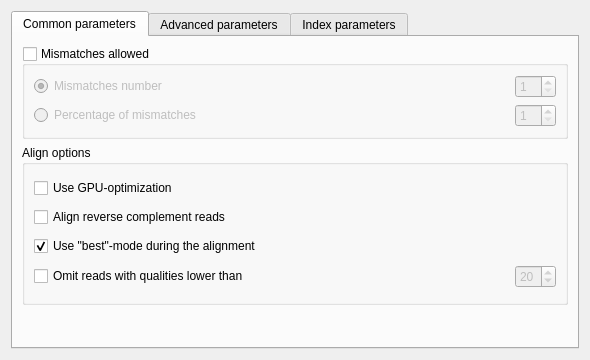
<?xml version="1.0" encoding="UTF-8"?>
<ui version="4.0">
 <class>GenomeAlignerSettings</class>
 <widget class="QWidget" name="GenomeAlignerSettings">
  <property name="geometry">
   <rect>
    <x>0</x>
    <y>0</y>
    <width>590</width>
    <height>360</height>
   </rect>
  </property>
  <property name="windowTitle">
   <string>Form</string>
  </property>
  <layout class="QVBoxLayout" name="verticalLayout_5">
   <item>
    <widget class="QTabWidget" name="tabWidget">
     <property name="sizePolicy">
      <sizepolicy hsizetype="Preferred" vsizetype="Preferred">
       <horstretch>0</horstretch>
       <verstretch>0</verstretch>
      </sizepolicy>
     </property>
     <property name="currentIndex">
      <number>0</number>
     </property>
     <widget class="QWidget" name="tab">
      <attribute name="title">
       <string>Common parameters</string>
      </attribute>
      <layout class="QVBoxLayout" name="verticalLayout_8">
       <item>
        <widget class="QGroupBox" name="groupBox_mismatches">
         <property name="toolTip">
          <string>Chech this box if mismatches between the reference sequence and the reads are allowed.</string>
         </property>
         <property name="title">
          <string>Mismatches allowed</string>
         </property>
         <property name="checkable">
          <bool>true</bool>
         </property>
         <property name="checked">
          <bool>false</bool>
         </property>
         <layout class="QVBoxLayout" name="verticalLayout">
          <item>
           <layout class="QGridLayout" name="gridLayout">
            <item row="0" column="0">
             <widget class="QRadioButton" name="absRadioButton">
              <property name="toolTip">
               <string>Select the number of mismatched nucleotides allowed.</string>
              </property>
              <property name="text">
               <string>Mismatches number</string>
              </property>
              <property name="checked">
               <bool>true</bool>
              </property>
             </widget>
            </item>
            <item row="0" column="1">
             <spacer name="horizontalSpacer">
              <property name="orientation">
               <enum>Qt::Horizontal</enum>
              </property>
              <property name="sizeHint" stdset="0">
               <size>
                <width>40</width>
                <height>20</height>
               </size>
              </property>
             </spacer>
            </item>
            <item row="0" column="2">
             <widget class="QSpinBox" name="mismatchesAllowedSpinBox">
              <property name="toolTip">
               <string>Select the number of mismatched nucleotides allowed.</string>
              </property>
              <property name="minimum">
               <number>1</number>
              </property>
              <property name="maximum">
               <number>3</number>
              </property>
             </widget>
            </item>
            <item row="1" column="0">
             <widget class="QRadioButton" name="percentRadioButton">
              <property name="toolTip">
               <string>Select the percentage of mismatches allowed. Note, that absolute number of mismatches can vary for different reads.</string>
              </property>
              <property name="text">
               <string>Percentage of mismatches</string>
              </property>
             </widget>
            </item>
            <item row="1" column="1">
             <spacer name="horizontalSpacer_2">
              <property name="orientation">
               <enum>Qt::Horizontal</enum>
              </property>
              <property name="sizeHint" stdset="0">
               <size>
                <width>40</width>
                <height>20</height>
               </size>
              </property>
             </spacer>
            </item>
            <item row="1" column="2">
             <widget class="QSpinBox" name="percentMismatchesAllowedSpinBox">
              <property name="enabled">
               <bool>false</bool>
              </property>
              <property name="toolTip">
               <string>Select the percentage of mismatches allowed. Note, that absolute number of mismatches can vary for different reads.</string>
              </property>
              <property name="minimum">
               <number>1</number>
              </property>
              <property name="maximum">
               <number>10</number>
              </property>
             </widget>
            </item>
           </layout>
          </item>
         </layout>
        </widget>
       </item>
       <item>
        <widget class="QGroupBox" name="groupBox_alignOptions">
         <property name="sizePolicy">
          <sizepolicy hsizetype="MinimumExpanding" vsizetype="MinimumExpanding">
           <horstretch>0</horstretch>
           <verstretch>0</verstretch>
          </sizepolicy>
         </property>
         <property name="minimumSize">
          <size>
           <width>0</width>
           <height>160</height>
          </size>
         </property>
         <property name="toolTip">
          <string>Set short reads aligning options.</string>
         </property>
         <property name="title">
          <string>Align options</string>
         </property>
         <layout class="QVBoxLayout" name="verticalLayout_3">
          <item>
           <layout class="QGridLayout" name="gridLayout_2" rowminimumheight="20,20,20,20">
            <property name="topMargin">
             <number>0</number>
            </property>
            <property name="horizontalSpacing">
             <number>3</number>
            </property>
            <property name="verticalSpacing">
             <number>9</number>
            </property>
            <item row="1" column="0">
             <widget class="QCheckBox" name="reverseBox">
              <property name="enabled">
               <bool>true</bool>
              </property>
              <property name="toolTip">
               <string>Use both the read and its reverse complement during aligning.</string>
              </property>
              <property name="text">
               <string>Align reverse complement reads</string>
              </property>
              <property name="checked">
               <bool>false</bool>
              </property>
             </widget>
            </item>
            <item row="2" column="0" colspan="2">
             <widget class="QCheckBox" name="firstMatchBox">
              <property name="toolTip">
               <string>&lt;!DOCTYPE HTML PUBLIC &quot;-//W3C//DTD HTML 4.0//EN&quot; &quot;http://www.w3.org/TR/REC-html40/strict.dtd&quot;&gt;
&lt;html&gt;&lt;head&gt;&lt;meta name=&quot;qrichtext&quot; content=&quot;1&quot; /&gt;&lt;style type=&quot;text/css&quot;&gt;
p, li { white-space: pre-wrap; }
&lt;/style&gt;&lt;/head&gt;&lt;body style=&quot; font-family:'MS Shell Dlg 2'; font-size:8.25pt; font-weight:400; font-style:normal;&quot;&gt;
&lt;p style=&quot; margin-top:0px; margin-bottom:0px; margin-left:0px; margin-right:0px; -qt-block-indent:0; text-indent:0px;&quot;&gt;&lt;span style=&quot; font-size:8pt;&quot;&gt;Report only about best alignments (in terms of mismatches).&lt;/span&gt;&lt;/p&gt;&lt;/body&gt;&lt;/html&gt;</string>
              </property>
              <property name="text">
               <string>Use &quot;best&quot;-mode during the alignment</string>
              </property>
              <property name="checked">
               <bool>true</bool>
              </property>
             </widget>
            </item>
            <item row="3" column="0">
             <widget class="QCheckBox" name="omitQualitiesBox">
              <property name="toolTip">
               <string>Omit reads with qualities lower than the specified value. Reads that have no qualities are not omited.</string>
              </property>
              <property name="text">
               <string>Omit reads with qualities lower than</string>
              </property>
             </widget>
            </item>
            <item row="3" column="1">
             <spacer name="horizontalSpacer_3">
              <property name="orientation">
               <enum>Qt::Horizontal</enum>
              </property>
              <property name="sizeHint" stdset="0">
               <size>
                <width>40</width>
                <height>20</height>
               </size>
              </property>
             </spacer>
            </item>
            <item row="3" column="2">
             <widget class="QSpinBox" name="qualThresholdBox">
              <property name="enabled">
               <bool>false</bool>
              </property>
              <property name="toolTip">
               <string>Omit reads with qualities lower than the specified value. Reads that have no qualities are not omited.</string>
              </property>
              <property name="suffix">
               <string/>
              </property>
              <property name="minimum">
               <number>1</number>
              </property>
              <property name="maximum">
               <number>70</number>
              </property>
              <property name="value">
               <number>20</number>
              </property>
             </widget>
            </item>
            <item row="0" column="0" colspan="3">
             <widget class="QCheckBox" name="gpuBox">
              <property name="toolTip">
               <string>Use an openCL-enabled GPU during the aligning.</string>
              </property>
              <property name="text">
               <string>Use GPU-optimization</string>
              </property>
             </widget>
            </item>
           </layout>
          </item>
         </layout>
        </widget>
       </item>
       <item>
        <spacer name="verticalSpacer">
         <property name="orientation">
          <enum>Qt::Vertical</enum>
         </property>
         <property name="sizeHint" stdset="0">
          <size>
           <width>20</width>
           <height>0</height>
          </size>
         </property>
        </spacer>
       </item>
      </layout>
     </widget>
     <widget class="QWidget" name="tab_2">
      <attribute name="title">
       <string>Advanced parameters</string>
      </attribute>
      <layout class="QVBoxLayout" name="verticalLayout_7">
       <item>
        <widget class="QGroupBox" name="groupBox_2">
         <property name="title">
          <string>Maximum memory for short reads</string>
         </property>
         <layout class="QVBoxLayout" name="verticalLayout_6">
          <item>
           <layout class="QHBoxLayout" name="horizontalLayout_3">
            <item>
             <widget class="QSlider" name="readSlider">
              <property name="toolTip">
               <string>&lt;!DOCTYPE HTML PUBLIC &quot;-//W3C//DTD HTML 4.0//EN&quot; &quot;http://www.w3.org/TR/REC-html40/strict.dtd&quot;&gt;
&lt;html&gt;&lt;head&gt;&lt;meta name=&quot;qrichtext&quot; content=&quot;1&quot; /&gt;&lt;style type=&quot;text/css&quot;&gt;
p, li { white-space: pre-wrap; }
&lt;/style&gt;&lt;/head&gt;&lt;body style=&quot; font-family:'MS Shell Dlg 2'; font-size:8.25pt; font-weight:400; font-style:normal;&quot;&gt;
&lt;p style=&quot; margin-top:0px; margin-bottom:0px; margin-left:0px; margin-right:0px; -qt-block-indent:0; text-indent:0px;&quot;&gt;&lt;span style=&quot; font-size:8pt;&quot;&gt;Allows one to decrease the load on the computer on one side and to increase the computation speed of the task on the other side.
                 &lt;/span&gt;&lt;/p&gt;&lt;/body&gt;&lt;/html&gt;</string>
              </property>
              <property name="orientation">
               <enum>Qt::Horizontal</enum>
              </property>
             </widget>
            </item>
            <item>
             <widget class="QLabel" name="readSizeLabel">
              <property name="text">
               <string/>
              </property>
             </widget>
            </item>
           </layout>
          </item>
         </layout>
        </widget>
       </item>
       <item>
        <layout class="QHBoxLayout" name="horizontalLayout_4">
         <item>
          <spacer name="horizontalSpacer_5">
           <property name="orientation">
            <enum>Qt::Horizontal</enum>
           </property>
           <property name="sizeHint" stdset="0">
            <size>
             <width>40</width>
             <height>20</height>
            </size>
           </property>
          </spacer>
         </item>
         <item>
          <widget class="QLabel" name="label">
           <property name="text">
            <string>Total memory usage:</string>
           </property>
          </widget>
         </item>
         <item>
          <widget class="QLabel" name="totalSizeLabel">
           <property name="minimumSize">
            <size>
             <width>61</width>
             <height>0</height>
            </size>
           </property>
           <property name="maximumSize">
            <size>
             <width>61</width>
             <height>16777215</height>
            </size>
           </property>
           <property name="text">
            <string/>
           </property>
          </widget>
         </item>
        </layout>
       </item>
       <item>
        <layout class="QHBoxLayout" name="horizontalLayout_5">
         <item>
          <spacer name="horizontalSpacer_6">
           <property name="orientation">
            <enum>Qt::Horizontal</enum>
           </property>
           <property name="sizeHint" stdset="0">
            <size>
             <width>40</width>
             <height>20</height>
            </size>
           </property>
          </spacer>
         </item>
         <item>
          <widget class="QLabel" name="label_3">
           <property name="text">
            <string>System memory size:</string>
           </property>
          </widget>
         </item>
         <item>
          <widget class="QLabel" name="systemSizeLabel">
           <property name="minimumSize">
            <size>
             <width>61</width>
             <height>0</height>
            </size>
           </property>
           <property name="maximumSize">
            <size>
             <width>61</width>
             <height>16777215</height>
            </size>
           </property>
           <property name="text">
            <string/>
           </property>
          </widget>
         </item>
        </layout>
       </item>
       <item>
        <spacer name="verticalSpacer_2">
         <property name="orientation">
          <enum>Qt::Vertical</enum>
         </property>
         <property name="sizeHint" stdset="0">
          <size>
           <width>20</width>
           <height>0</height>
          </size>
         </property>
        </spacer>
       </item>
      </layout>
     </widget>
     <widget class="QWidget" name="indexTab">
      <attribute name="title">
       <string>Index parameters</string>
      </attribute>
      <layout class="QVBoxLayout" name="verticalLayout_2">
       <item>
        <widget class="QGroupBox" name="refGroupBox">
         <property name="title">
          <string>Reference fragmentation</string>
         </property>
         <layout class="QVBoxLayout" name="verticalLayout_4">
          <item>
           <layout class="QHBoxLayout" name="horizontalLayout">
            <item>
             <widget class="QSlider" name="partSlider">
              <property name="toolTip">
               <string>&lt;!DOCTYPE HTML PUBLIC &quot;-//W3C//DTD HTML 4.0//EN&quot; &quot;http://www.w3.org/TR/REC-html40/strict.dtd&quot;&gt;
&lt;html&gt;&lt;head&gt;&lt;meta name=&quot;qrichtext&quot; content=&quot;1&quot; /&gt;&lt;style type=&quot;text/css&quot;&gt;
p, li { white-space: pre-wrap; }
&lt;/style&gt;&lt;/head&gt;&lt;body style=&quot; font-family:'MS Shell Dlg 2'; font-size:8.25pt; font-weight:400; font-style:normal;&quot;&gt;
&lt;p style=&quot; margin-top:0px; margin-bottom:0px; margin-left:0px; margin-right:0px; -qt-block-indent:0; text-indent:0px;&quot;&gt;&lt;span style=&quot; font-size:8pt;&quot;&gt;This parameter influences the number of parts the
                 reference will be divided. It is better to make it bigger, but it influences the
                 amount of memory used during the alignment.&lt;/span&gt;&lt;/p&gt;&lt;/body&gt;&lt;/html&gt;</string>
              </property>
              <property name="orientation">
               <enum>Qt::Horizontal</enum>
              </property>
             </widget>
            </item>
            <item>
             <widget class="QLabel" name="partSizeLabel">
              <property name="minimumSize">
               <size>
                <width>50</width>
                <height>0</height>
               </size>
              </property>
              <property name="maximumSize">
               <size>
                <width>50</width>
                <height>16777215</height>
               </size>
              </property>
              <property name="text">
               <string/>
              </property>
             </widget>
            </item>
           </layout>
          </item>
          <item>
           <layout class="QHBoxLayout" name="horizontalLayout_2">
            <item>
             <spacer name="horizontalSpacer_4">
              <property name="orientation">
               <enum>Qt::Horizontal</enum>
              </property>
              <property name="sizeHint" stdset="0">
               <size>
                <width>40</width>
                <height>20</height>
               </size>
              </property>
             </spacer>
            </item>
            <item>
             <widget class="QLabel" name="label_2">
              <property name="text">
               <string>Index memory usage size:</string>
              </property>
             </widget>
            </item>
            <item>
             <widget class="QLabel" name="indexSizeLabel">
              <property name="minimumSize">
               <size>
                <width>50</width>
                <height>0</height>
               </size>
              </property>
              <property name="maximumSize">
               <size>
                <width>50</width>
                <height>16777215</height>
               </size>
              </property>
              <property name="text">
               <string/>
              </property>
             </widget>
            </item>
           </layout>
          </item>
         </layout>
        </widget>
       </item>
       <item>
        <widget class="QLabel" name="label_4">
         <property name="text">
          <string>You can choose a temporary directory for saving index files for the reference that will be built during the alignment. If you need to run this algorithm one more time with the same reference and with the same reference fragmentation parameter, you can use this prebuilt index that will be located in the temporary directory.</string>
         </property>
         <property name="scaledContents">
          <bool>false</bool>
         </property>
         <property name="wordWrap">
          <bool>true</bool>
         </property>
        </widget>
       </item>
       <item>
        <layout class="QGridLayout" name="gridLayout_3">
         <item row="0" column="2">
          <widget class="QToolButton" name="buildIndexFileButton">
           <property name="text">
            <string>...</string>
           </property>
          </widget>
         </item>
         <item row="0" column="1">
          <widget class="QLineEdit" name="indexDirEdit">
           <property name="toolTip">
            <string>Specify an index to build during execution of the selected short reads aligning algorithm. If this option is selected, the value is &lt;b&gt;required&lt;/b&gt;.</string>
           </property>
           <property name="readOnly">
            <bool>true</bool>
           </property>
          </widget>
         </item>
         <item row="0" column="0">
          <widget class="QLabel" name="label_5">
           <property name="text">
            <string>Directory for index files:</string>
           </property>
          </widget>
         </item>
        </layout>
       </item>
       <item>
        <spacer name="verticalSpacer_3">
         <property name="orientation">
          <enum>Qt::Vertical</enum>
         </property>
         <property name="sizeHint" stdset="0">
          <size>
           <width>20</width>
           <height>0</height>
          </size>
         </property>
        </spacer>
       </item>
      </layout>
     </widget>
    </widget>
   </item>
  </layout>
 </widget>
 <resources/>
 <connections>
  <connection>
   <sender>omitQualitiesBox</sender>
   <signal>toggled(bool)</signal>
   <receiver>qualThresholdBox</receiver>
   <slot>setEnabled(bool)</slot>
   <hints>
    <hint type="sourcelabel">
     <x>226</x>
     <y>243</y>
    </hint>
    <hint type="destinationlabel">
     <x>376</x>
     <y>244</y>
    </hint>
   </hints>
  </connection>
  <connection>
   <sender>absRadioButton</sender>
   <signal>toggled(bool)</signal>
   <receiver>mismatchesAllowedSpinBox</receiver>
   <slot>setEnabled(bool)</slot>
   <hints>
    <hint type="sourcelabel">
     <x>174</x>
     <y>70</y>
    </hint>
    <hint type="destinationlabel">
     <x>338</x>
     <y>76</y>
    </hint>
   </hints>
  </connection>
  <connection>
   <sender>percentRadioButton</sender>
   <signal>toggled(bool)</signal>
   <receiver>percentMismatchesAllowedSpinBox</receiver>
   <slot>setEnabled(bool)</slot>
   <hints>
    <hint type="sourcelabel">
     <x>164</x>
     <y>104</y>
    </hint>
    <hint type="destinationlabel">
     <x>335</x>
     <y>103</y>
    </hint>
   </hints>
  </connection>
 </connections>
</ui>
